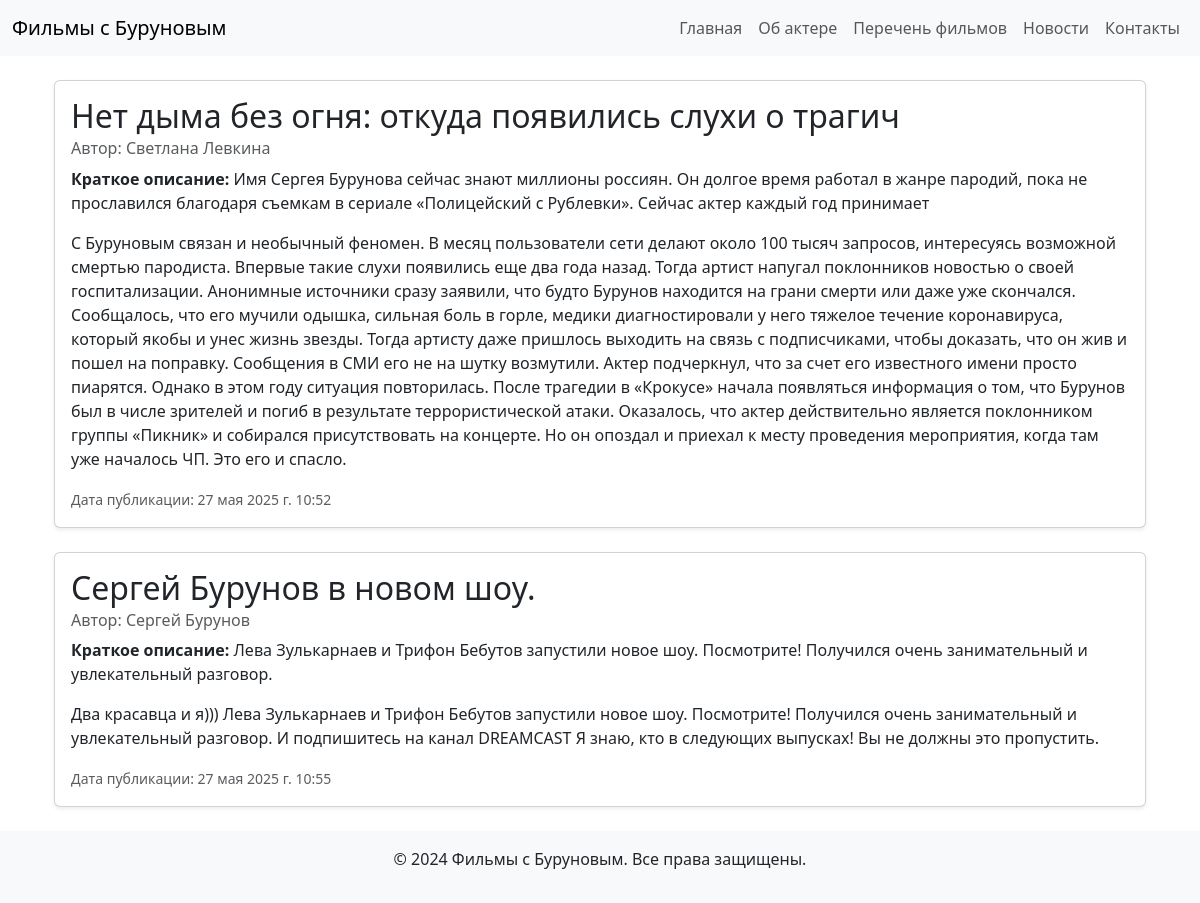
Page /news/ on the committed database.
### news/models.py (models this page shows, shortened)
class News_post(models.Model):
    title = models.CharField('Название новости', max_length=50)
    short_description = models.CharField('Краткое описание новости', max_length=200)
    text = models.TextField('Новость')
    pub_date = models.DateTimeField('Дата публикации')
    author = models.CharField('Имя пользователя', max_length=50)
    class Meta:
        verbose_name = 'Новость'
        verbose_name_plural = 'Новости'

### news/views.py (the view)
# urls.py: path('', views.home, name='home'),
def home (request):
    news = News_post.objects.all()
    return render(request, 'news/news.html', {'news': news})

### news/templates/news/news.html (shortened to what this page needs)
{% extends 'movies/base.html' %}
    {% block content %}
    <div class="container mt-4">
    {% for news_post in news %}
        <div class="card mb-4 shadow-sm">
            <div class="card-body">
                <h2 class="card-title">{{ news_post.title }}</h2>
                <h6 class="card-subtitle mb-2 text-muted">Автор: {{ news_post.author }}</h6>
                <p class="card-text"><strong>Краткое описание:</strong> {{ news_post.short_description }}</p>
                <p class="card-text">{{ news_post.text }}</p>
                <p class="card-text"><small class="text-muted">Дата публикации: {{ news_post.pub_date }}</small></p>
            </div>
        </div>
    {% endfor %}
 </div>
    {% endblock %}

### movies/templates/movies/base.html (shortened to what this page needs)
{% load static %}
<!DOCTYPE html>
<html lang="ru">
<head>
    <link href="https://cdn.jsdelivr.net/npm/bootstrap@5.3.0/dist/css/bootstrap.min.css" rel="stylesheet">
</head>
<body>
    {% include 'movies/menu.html' %}
    <div class="container mt-4">
        {% block content %}{% endblock %}
    </div>
    {% include 'movies/footer.html' %}
</body>
</html>

### movies/templates/movies/menu.html (shortened to what this page needs)
<nav class="navbar navbar-expand-lg navbar-light bg-light">
  <div class="container-fluid">
    <a class="navbar-brand" href="{% url 'home' %}">Фильмы с Буруновым</a>
    <div class="collapse navbar-collapse" id="navbarNav">
      <ul class="navbar-nav ms-auto">
        <li class="nav-item">
          <a class="nav-link" href="{% url 'home' %}">Главная</a>
        </li>
        <li class="nav-item">
          <a class="nav-link" href="{% url 'about' %}">Об актере</a>
        </li>
        <li class="nav-item">
          <a class="nav-link" href="{% url 'films' %}">Перечень фильмов</a>
        </li>
        <li class="nav-item">
          <a class="nav-link" href="{% url 'news_home' %}">Новости</a>
        </li>
        <li class="nav-item">
          <a class="nav-link" href="{% url 'contacts' %}">Контакты</a>
        </li>
      </ul>
    </div>
  </div>
</nav>

### movies/templates/movies/footer.html
<footer class="bg-light text-center py-3 mt-4">
  <p>&copy; 2024 Фильмы с Буруновым. Все права защищены.</p>
</footer>

### rows in the picture
News_post: title "Нет дыма без огня: откуда появились слухи о трагич", author "Светлана Левкина", short_description "Имя Сергея Бурунова сейчас знают миллионы россиян. Он долгое время работал в жанре пародий, пока не прославился благодаря съемкам в сериале «Полицейский с Рублевки». Сейчас актер каждый год принимает", text "С Буруновым связан и необычный феномен. В месяц пользователи сети делают около 100 тысяч запросов, интересуясь возможной смертью пародиста. Впервые такие слухи появились еще два года назад. Тогда артист напугал поклонников новостью о своей госпитализации. Анонимные источники сразу заявили, что будто Бурунов находится на грани смерти или даже уже скончался. Сообщалось, что его мучили одышка, сильная боль в горле, медики диагностировали у него тяжелое течение коронавируса, который якобы и унес жизнь звезды. Тогда артисту даже пришлось выходить на связь с подписчиками, чтобы доказать, что он жив и пошел на поправку. Сообщения в СМИ его не на шутку возмутили. Актер подчеркнул, что за счет его…", pub_date "27 мая 2025 г. 10:52"
News_post: title "Сергей Бурунов в новом шоу.", author "Сергей Бурунов", short_description "Лева Зулькарнаев и Трифон Бебутов запустили новое шоу. Посмотрите! Получился очень занимательный и увлекательный разговор.", text "Два красавца и я))) Лева Зулькарнаев и Трифон Бебутов запустили новое шоу. Посмотрите! Получился очень занимательный и увлекательный разговор. И подпишитесь на канал DREAMCAST Я знаю, кто в следующих выпусках! Вы не должны это пропустить.", pub_date "27 мая 2025 г. 10:55"
